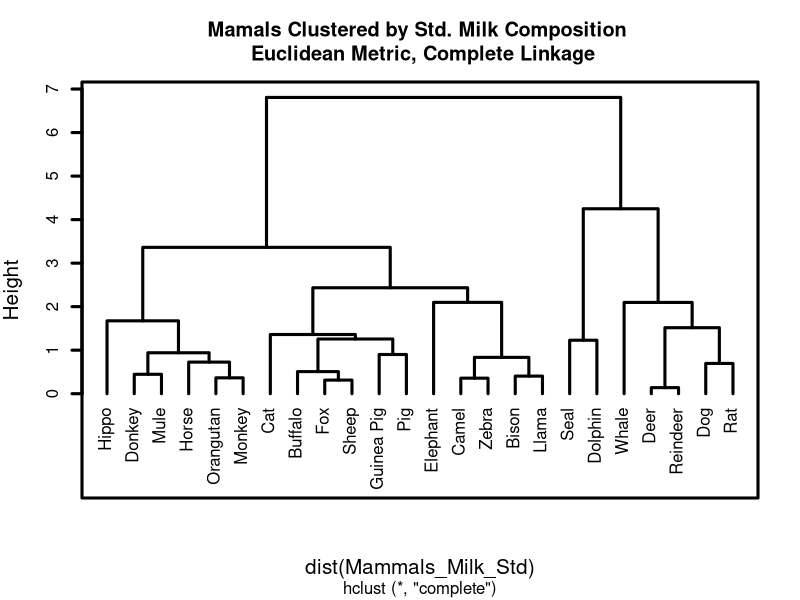
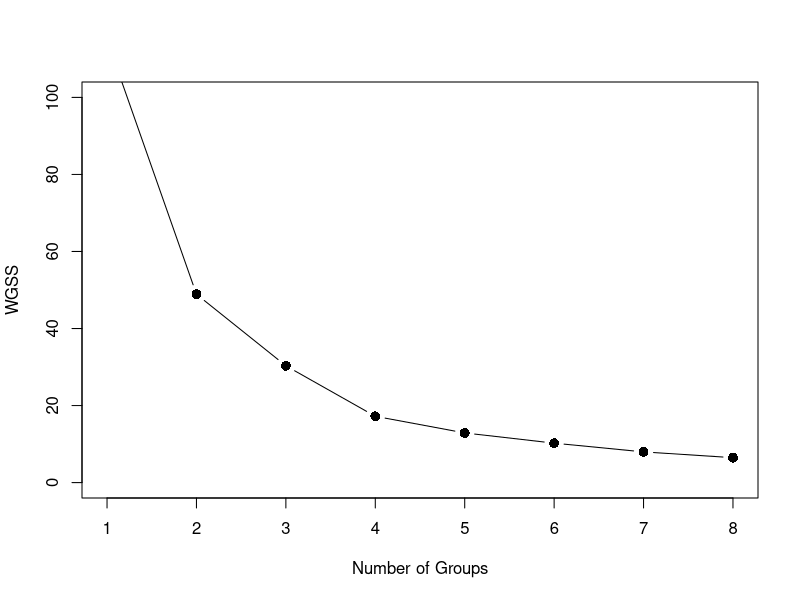

These charts were generated, in order, by the following R code:
## ---- chunk 1
knitr::opts_chunk$set(warning=FALSE, message=FALSE)
## ---- chunk 2
library(tidyverse)
Mammals_Milk<-read.csv("Milk_Composition.csv",header=T,row.names=1)
head(Mammals_Milk)
## ---- chunk 3
summary(Mammals_Milk)
## ---- chunk 4
Mammals_Milk_Std<-round(scale(Mammals_Milk),2)
head(Mammals_Milk_Std)
## ---- chunk 5
cluster_animals <- hclust(dist(Mammals_Milk_Std), method = "complete")
cluster_animals
plot(cluster_animals, lwd = 3, main = "Mamals Clustered by Std. Milk Composition \n Euclidean Metric, Complete Linkage", xlabs = "Mammals", cex.lab = 1.25, hang = -1, frame.plot = TRUE)
## ---- chunk 6
set.seed(125)

MMilk_km_3 <- kmeans(Mammals_Milk_Std, centers = 3, nstart = 100)
new_MammalsMilk3 <- Mammals_Milk %>% mutate(km_3 = MMilk_km_3$cluster) %>% arrange(km_3)
new_MammalsMilk3

MMilk_km_4 <- kmeans(Mammals_Milk_Std, centers = 4, nstart = 100)
new_MammalsMilk4 <- Mammals_Milk %>% mutate(km_4 = MMilk_km_4$cluster) %>% arrange(km_4)
new_MammalsMilk4

## ---- chunk 7
MMilk_Agg_K3 <- new_MammalsMilk3 %>% group_by(km_3) %>% summarise(Count = n(), Mean_Water = mean(Water), Mean_Protein = mean(Protein), Mean_Fat = mean(Fat), Mean_Lactose = mean(Lactose), Mean_Ash = mean(Ash))
round(MMilk_Agg_K3, 2)

MMilk_Agg_K4 <- new_MammalsMilk4 %>% group_by(km_4) %>% summarise(count = n(), Mean_Water = mean(Water), Mean_Protein = mean(Protein), Mean_Fat = mean(Fat), Mean_Lactose = mean(Lactose), Mean_Ash = mean(Ash))
round(MMilk_Agg_K4, 2)
## ---- chunk 8
wgss <- rep(1,8)
for (i in 1:8) {wgss[i] <- kmeans(Mammals_Milk_Std, centers = i, nstart = 50)$tot.withinss}
plot(c(1:8), wgss, type = "b", pch = 16, cex = 1.3, ylim = c(0,100), xlab = "Number of Groups", ylab = "WGSS")
# The elbow plot suggests 7 clusters. (-1)
# The dendogram in Question 2 suggests a lot more clusters than the elbow plot. How many? (-1)
